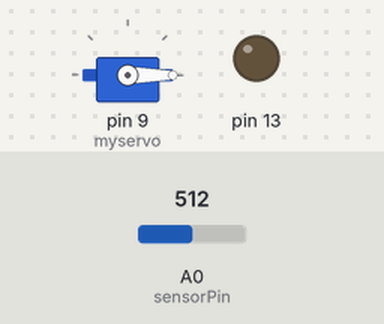
Bench run of a sketch on a simulated Arduino Uno, built with avr-gcc and run on an emulated ATmega328P. On the bench: servo, output pins drawn as LEDs (lit = HIGH). Inputs (shaded band) come from the test bench; at power-on: A0 (sensorPin) = 512.

Above: at 0.05 s.
At 10.65 s:
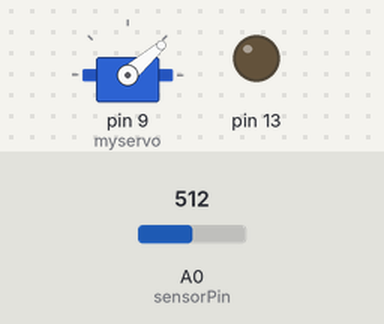
At 12.85 s:
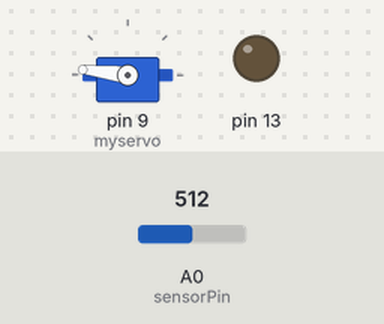
At 15.15 s:
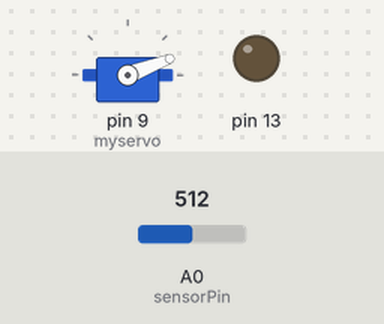
Timing chart, 0 to 20.1 s (numbered marks = the images above):
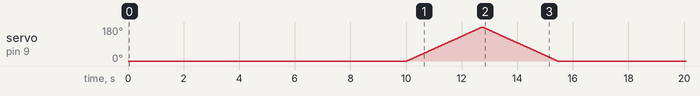

The sketch:

project_smart_aquarium_FIX.ino
```cpp
#include <Servo.h>
int sensorPin = A0;            // select the input pin for the ldr
unsigned int sensorValue = 0;  // variable to store the value coming from the ldr
Servo myservo;  // create servo object to control a servo
                // a maximum of eight servo objects can be created

int pos = 0;    // variable to store the servo position

//long FISHFEEDER = 43200000; // 12 hours
//long FISHFEEDER = 57600000; // 16 hours
long FISHFEEDER = 10000; // 10 detik

long endtime;
long now;

void setup()
{
  Serial.begin(9600);// start serial for output - for testing
  pinMode(13, OUTPUT);
  pinMode(sensorPin, INPUT);
  //Start Serial port
  delay(2);

  myservo.attach(9);        // attaches the servo on pin 9 to the servo object
  myservo.write(0);
  delay(15);
}

void loop()
{
  // read the value from the ldr:
  sensorValue = analogRead(sensorPin);
  if(sensorValue<=150) digitalWrite(13, HIGH);   // set the LED on
  else digitalWrite(13, LOW);   // set the LED on

  // For DEBUGGING - Print out our data, uncomment the lines below
  //Serial.print(sensorValue, DEC);     // print the value (0 to 1024)
  //Serial.println("");                   // print carriage return
  //delay(500);

  now = millis();
  endtime = now + FISHFEEDER;

  while(now < endtime) {
   myservo.write(0);
   now = millis();
  }


  for(pos = 0; pos < 180; pos += 1)  // goes from 0 degrees to 180 degrees
  {                                  // in steps of 1 degree
    myservo.write(pos);              // tell servo to go to position in variable 'pos'
    delay(15);                       // waits 15ms for the servo to reach the position
  }
  for(pos = 180; pos>=1; pos-=1)     // goes from 180 degrees to 0 degrees
  {
    myservo.write(pos);              // tell servo to go to position in variable 'pos'
    delay(15);                       // waits 15ms for the servo to reach the position
  }
}
```
